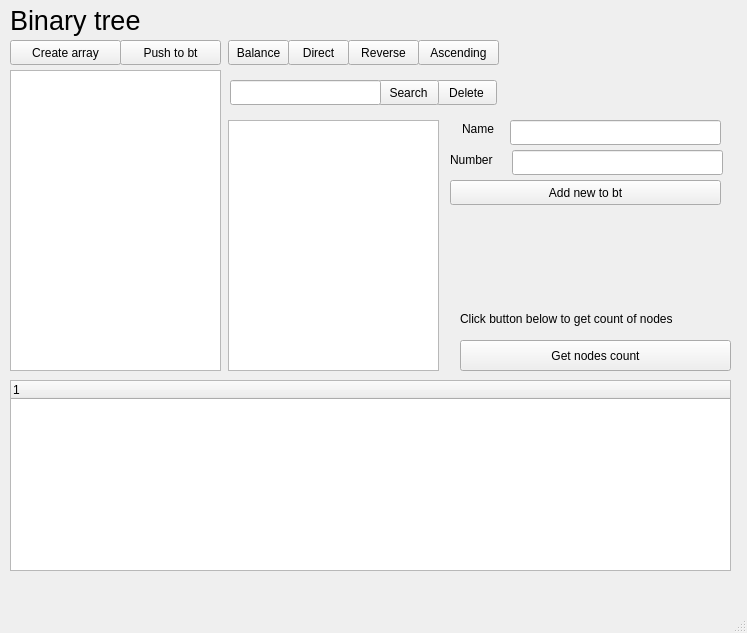
<?xml version="1.0" encoding="UTF-8"?>
<ui version="4.0">
 <class>MainWindow</class>
 <widget class="QMainWindow" name="MainWindow">
  <property name="geometry">
   <rect>
    <x>0</x>
    <y>0</y>
    <width>747</width>
    <height>633</height>
   </rect>
  </property>
  <property name="windowTitle">
   <string>MainWindow</string>
  </property>
  <property name="styleSheet">
   <string notr="true"/>
  </property>
  <widget class="QWidget" name="centralwidget">
   <widget class="QListWidget" name="start_arr_list">
    <property name="geometry">
     <rect>
      <x>10</x>
      <y>70</y>
      <width>211</width>
      <height>301</height>
     </rect>
    </property>
   </widget>
   <widget class="QPushButton" name="create_arr_btn">
    <property name="geometry">
     <rect>
      <x>10</x>
      <y>40</y>
      <width>111</width>
      <height>25</height>
     </rect>
    </property>
    <property name="text">
     <string>Create array</string>
    </property>
   </widget>
   <widget class="QLabel" name="label">
    <property name="geometry">
     <rect>
      <x>10</x>
      <y>0</y>
      <width>271</width>
      <height>41</height>
     </rect>
    </property>
    <property name="font">
     <font>
      <pointsize>20</pointsize>
     </font>
    </property>
    <property name="text">
     <string>Binary tree</string>
    </property>
   </widget>
   <widget class="QPushButton" name="push_to_bt_btn">
    <property name="geometry">
     <rect>
      <x>120</x>
      <y>40</y>
      <width>101</width>
      <height>25</height>
     </rect>
    </property>
    <property name="text">
     <string>Push to bt</string>
    </property>
   </widget>
   <widget class="QListWidget" name="bt_list">
    <property name="geometry">
     <rect>
      <x>228</x>
      <y>120</y>
      <width>211</width>
      <height>251</height>
     </rect>
    </property>
   </widget>
   <widget class="QPushButton" name="balance_btn">
    <property name="geometry">
     <rect>
      <x>228</x>
      <y>40</y>
      <width>61</width>
      <height>25</height>
     </rect>
    </property>
    <property name="text">
     <string>Balance</string>
    </property>
   </widget>
   <widget class="QLineEdit" name="add_new_name_edit">
    <property name="geometry">
     <rect>
      <x>510</x>
      <y>120</y>
      <width>211</width>
      <height>25</height>
     </rect>
    </property>
   </widget>
   <widget class="QPushButton" name="direct_btn">
    <property name="geometry">
     <rect>
      <x>288</x>
      <y>40</y>
      <width>61</width>
      <height>25</height>
     </rect>
    </property>
    <property name="text">
     <string>Direct</string>
    </property>
   </widget>
   <widget class="QPushButton" name="reverse_btn">
    <property name="geometry">
     <rect>
      <x>348</x>
      <y>40</y>
      <width>71</width>
      <height>25</height>
     </rect>
    </property>
    <property name="text">
     <string>Reverse</string>
    </property>
   </widget>
   <widget class="QPushButton" name="ascending_btn">
    <property name="geometry">
     <rect>
      <x>418</x>
      <y>40</y>
      <width>81</width>
      <height>25</height>
     </rect>
    </property>
    <property name="text">
     <string>Ascending</string>
    </property>
   </widget>
   <widget class="QPushButton" name="delete_btn">
    <property name="geometry">
     <rect>
      <x>436</x>
      <y>80</y>
      <width>61</width>
      <height>25</height>
     </rect>
    </property>
    <property name="text">
     <string>Delete</string>
    </property>
   </widget>
   <widget class="QPushButton" name="search_btn">
    <property name="geometry">
     <rect>
      <x>378</x>
      <y>80</y>
      <width>61</width>
      <height>25</height>
     </rect>
    </property>
    <property name="text">
     <string>Search</string>
    </property>
   </widget>
   <widget class="QLineEdit" name="search_delete_edit">
    <property name="geometry">
     <rect>
      <x>230</x>
      <y>80</y>
      <width>151</width>
      <height>25</height>
     </rect>
    </property>
   </widget>
   <widget class="QPushButton" name="add_new_btn">
    <property name="geometry">
     <rect>
      <x>450</x>
      <y>180</y>
      <width>271</width>
      <height>25</height>
     </rect>
    </property>
    <property name="text">
     <string>Add new to bt</string>
    </property>
   </widget>
   <widget class="QLineEdit" name="add_new_number_edit">
    <property name="geometry">
     <rect>
      <x>512</x>
      <y>150</y>
      <width>211</width>
      <height>25</height>
     </rect>
    </property>
   </widget>
   <widget class="QLabel" name="label_2">
    <property name="geometry">
     <rect>
      <x>462</x>
      <y>120</y>
      <width>41</width>
      <height>17</height>
     </rect>
    </property>
    <property name="text">
     <string>Name</string>
    </property>
   </widget>
   <widget class="QLabel" name="label_3">
    <property name="geometry">
     <rect>
      <x>450</x>
      <y>150</y>
      <width>61</width>
      <height>20</height>
     </rect>
    </property>
    <property name="text">
     <string>Number</string>
    </property>
   </widget>
   <widget class="QTreeWidget" name="bt_tree">
    <property name="geometry">
     <rect>
      <x>10</x>
      <y>380</y>
      <width>721</width>
      <height>191</height>
     </rect>
    </property>
    <column>
     <property name="text">
      <string notr="true">1</string>
     </property>
    </column>
   </widget>
   <widget class="QPushButton" name="nodes_count_btn">
    <property name="geometry">
     <rect>
      <x>460</x>
      <y>340</y>
      <width>271</width>
      <height>31</height>
     </rect>
    </property>
    <property name="text">
     <string>Get nodes count</string>
    </property>
   </widget>
   <widget class="QLabel" name="nodes_count_label">
    <property name="geometry">
     <rect>
      <x>460</x>
      <y>310</y>
      <width>291</width>
      <height>17</height>
     </rect>
    </property>
    <property name="text">
     <string>Click button below to get count of nodes</string>
    </property>
   </widget>
  </widget>
  <widget class="QMenuBar" name="menubar">
   <property name="geometry">
    <rect>
     <x>0</x>
     <y>0</y>
     <width>747</width>
     <height>22</height>
    </rect>
   </property>
  </widget>
  <widget class="QStatusBar" name="statusbar"/>
 </widget>
 <resources/>
 <connections/>
</ui>
